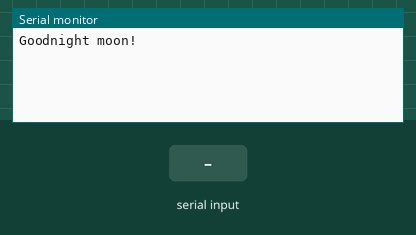
The sketch below on a simulated Arduino Uno, built with avr-gcc and run on an emulated ATmega328P. On the bench: the last lines printed to the serial monitor. The test bench sets the inputs (shaded band).

Above: at 1.2 s.
1.3 s: "1" received over the second serial link
At 2.1 s:
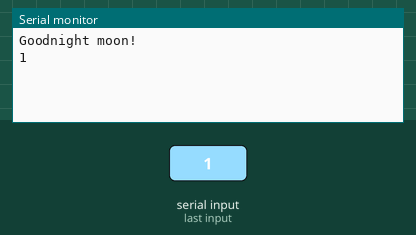
2.8 s: "0" received over the second serial link
At 3.2 s:
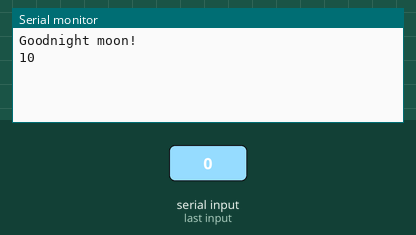

Measured:
- after the input at 1.3 s, the serial monitor: prints a new line at once (image 1)
- after the input at 2.8 s, the serial monitor: prints a new line at once (image 2)

The sketch:

bt_2.ino
```cpp
#include <SoftwareSerial.h>

SoftwareSerial mySerial(2, 3); // RX, TX

void setup()
{
  // Open serial communications and wait for port to open:
  Serial.begin(9600);


  Serial.println("Goodnight moon!");

  // set the data rate for the SoftwareSerial port
  mySerial.begin(9600);
}

void loop()
{
  if (mySerial.available())
    Serial.write(mySerial.read());
  if (Serial.available())
    mySerial.write(Serial.read());
}
```
